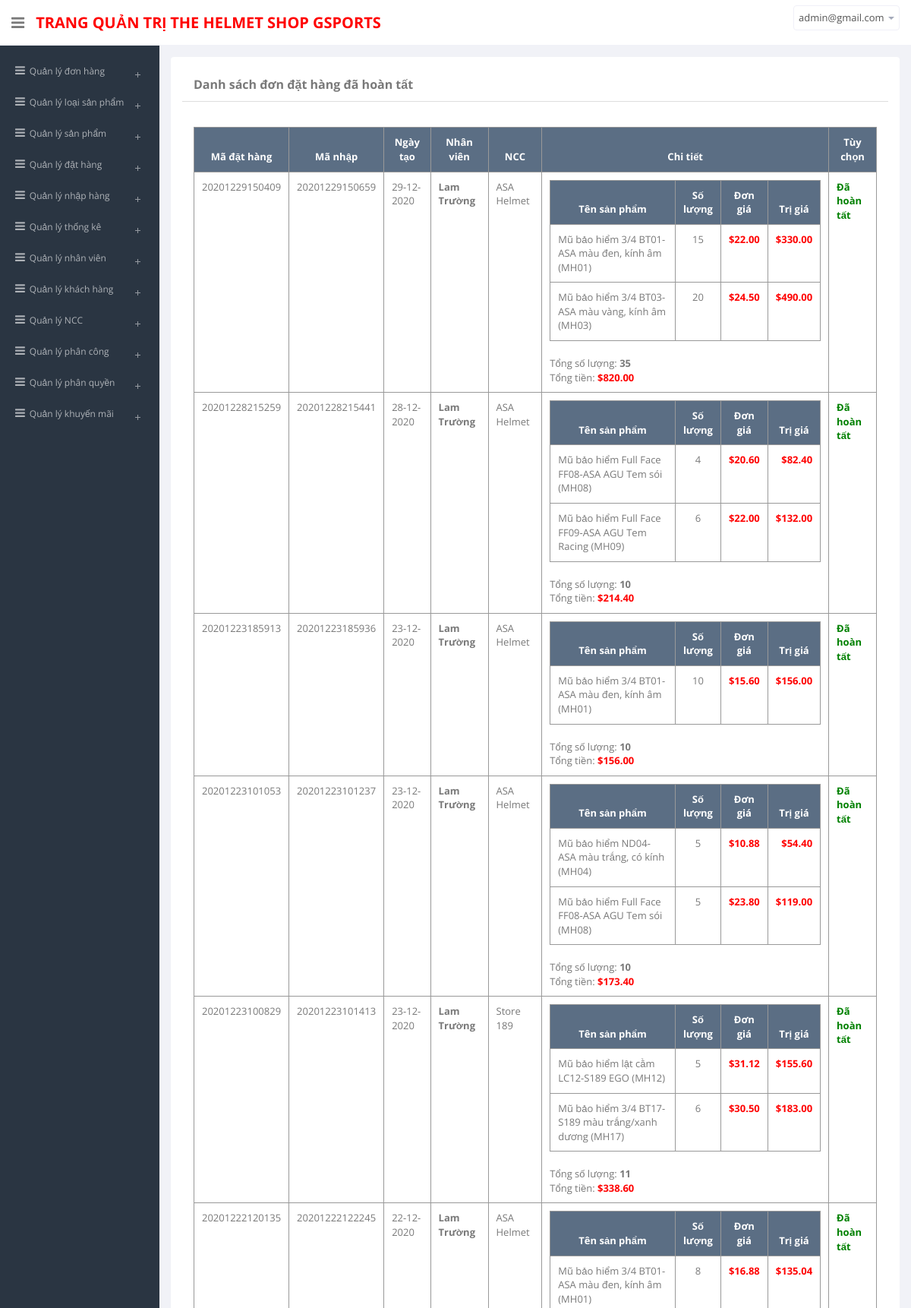
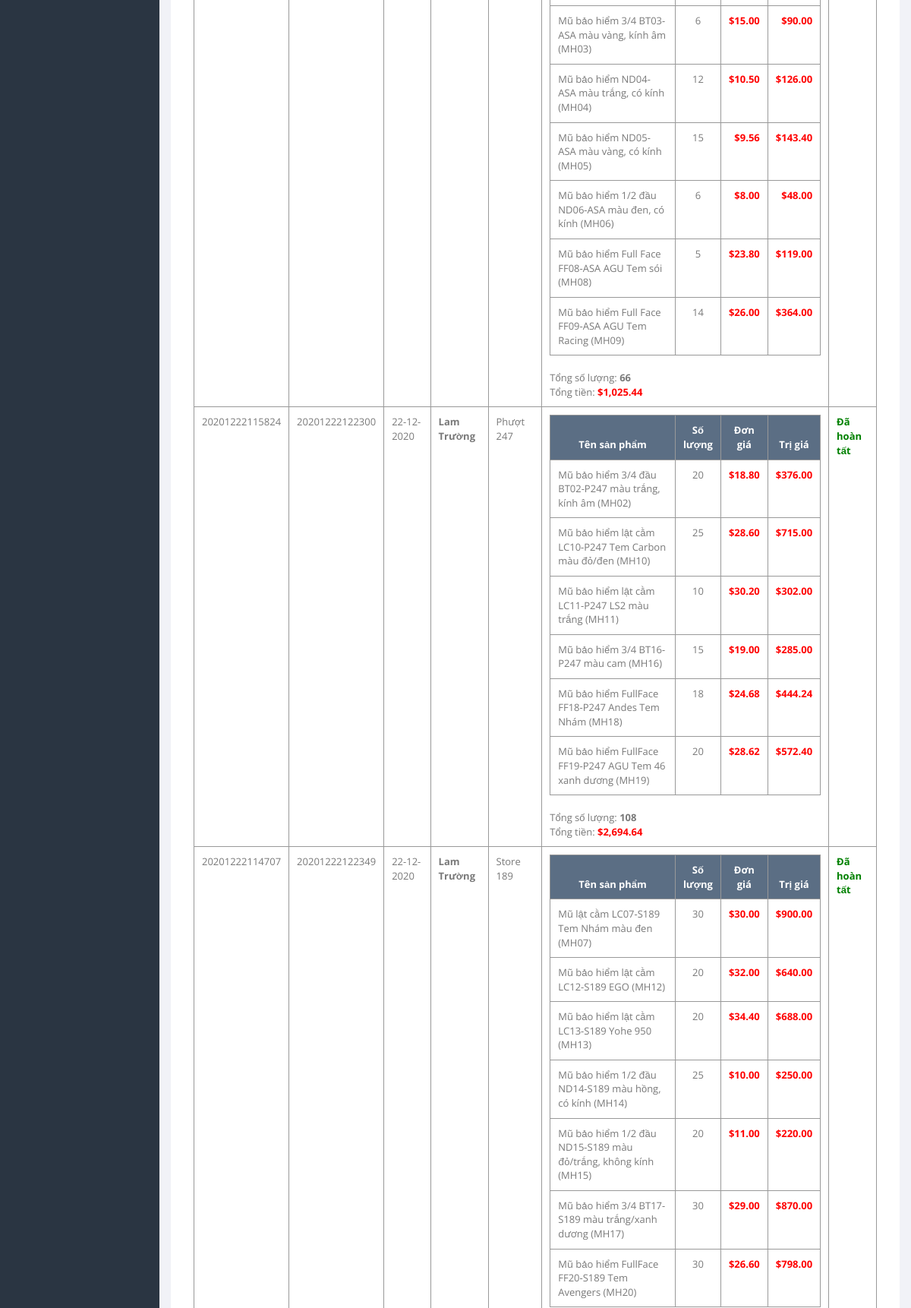
Screenshot of /admin/views/list-orders.php?status=1 (signed in, upper part) with the database file from the repository (2 pictures, top to bottom).
### tables this page shows
CREATE TABLE `place_order` (
  `place_order_code` varchar(20) NOT NULL,
  `created_at` datetime NOT NULL,
  `id_employee` int(12) NOT NULL,
  `supp_code` varchar(20) NOT NULL,
  `import_code` varchar(20) DEFAULT NULL,
  `status` int(1) DEFAULT NULL COMMENT '0: đang xử lý, 1: hoàn tất, 2: đã hủy'
);

CREATE TABLE `employee` (
  `id` int(12) NOT NULL,
  `username` varchar(12) NOT NULL,
  `email` varchar(50) NOT NULL,
  `password` varchar(12) NOT NULL,
  `name` varchar(50) NOT NULL,
  `gender` enum('Nam','Nữ') NOT NULL,
  `address` varchar(100) NOT NULL,
  `phone` varchar(10) NOT NULL,
  `status` int(1) NOT NULL,
  `id_role` int(11) NOT NULL
);

CREATE TABLE `suppliers` (
  `supp_code` varchar(20) NOT NULL,
  `name` varchar(50) NOT NULL,
  `address` varchar(100) NOT NULL,
  `email` varchar(50) NOT NULL,
  `phone` varchar(10) NOT NULL,
  `status` int(1) NOT NULL COMMENT '1: chưa xóa, 0: xóa'
);

CREATE TABLE `place_order_detail` (
  `place_order_code` varchar(20) NOT NULL,
  `product_code` varchar(20) NOT NULL,
  `quantity_ord` int(11) NOT NULL,
  `price_ord` float DEFAULT NULL
);

CREATE TABLE `products` (
  `product_code` varchar(20) NOT NULL,
  `name` varchar(100) NOT NULL,
  `description` varchar(900) NOT NULL,
  `price` float NOT NULL,
  `image` varchar(100) DEFAULT NULL,
  `quantity_exist` int(11) NOT NULL,
  `new` tinyint(1) NOT NULL COMMENT '0: cũ, 1: mới',
  `status` tinyint(1) NOT NULL COMMENT '0: chưa xóa, 1: đã xóa',
  `cate_code` varchar(20) NOT NULL,
  `supp_code` varchar(20) DEFAULT NULL
);

### admin/model/BaseModel.php (called while the page is built, shortened)
<?php
class BaseModel{
    public $db;
    function __construct(){
        try{
            $this->db = new PDO('mysql:host=127.0.0.1:3306;dbname=helmet_shop','root','');
            $this->db->exec('SET NAMES UTF8');
        } catch(PDOException $e){
            echo "Lỗi: ".$e->getMessage();
            die;
        }
    }
    function setStatement($sql,$value = []){
        $stmt = $this->db->prepare($sql);
        return $stmt;
    }
    function loadOneRow($sql,$value=[]){
        $stmt = $this->setStatement($sql,$value);
        $check = $stmt->execute();
        return $stmt->fetch(PDO::FETCH_OBJ);
    }
    function loadMoreRows($sql,$value=[]){
        $stmt = $this->setStatement($sql,$value);
        $check = $stmt->execute();
        return $stmt->fetchAll(PDO::FETCH_OBJ);
    }
}
?>

### admin/model/ImportModel.php (called while the page is built, shortened)
<?php
include_once($_SERVER["DOCUMENT_ROOT"].'\helmet_shop\admin\model\BaseModel.php');
class ImportModel extends BaseModel{
	function getOrders($status) {
		$sql="SELECT * FROM place_order WHERE status='$status' ORDER BY created_at DESC";
		return $this->loadMoreRows($sql);
	}
	function getOrderDetails($place_order_code) {
		$sql="SELECT pod.place_order_code,pod.product_code,pod.quantity_ord,pod.price_ord,po.created_at
		FROM place_order_detail pod
		INNER JOIN place_order po
		ON pod.place_order_code=po.place_order_code
		WHERE pod.place_order_code='$place_order_code'";
		return $this->loadMoreRows($sql);
	}
	function getEmployeeName($id) {
		$sql="SELECT name FROM employee WHERE id='$id'";
		return get_object_vars($this->loadOneRow($sql))['name'];
	}
	function getSupplierName($supp_code){
		$sql="SELECT name FROM suppliers WHERE supp_code='$supp_code'";
		return get_object_vars($this->loadOneRow($sql))['name'];
	}
	function getProductName($product_code) {
		$sql="SELECT name FROM products WHERE product_code='$product_code'";
		return get_object_vars($this->loadOneRow($sql))['name'];
	}
}
?>

### admin/controller/MenuController.php (called while the page is built, shortened)
<?php
    class MenuController extends Controller{
        function getType(){
            $model = new MenuModel;
            $data=$model->getAllType();
            return $data;
        }
    }
?>

### admin/views/list-orders.php (the view, shortened to what this page needs)
<?php
include_once('..\model\ImportModel.php');
$model=new ImportModel;
$status=$_GET['status'];
$orders=$model->getOrders($status);
?>
<head>
    <?php include_once('..\views\common.php'); ?>
</head>
<body>
    <section id="container">
	<?php include_once('header.php')?>
	<?php if(isset($_SESSION['login_email'])) include_once('menu.php'); ?>
	<section id="main-content">
	<section class="wrapper">
    <div class="panel panel-body">
        <section class="content">
            <div class="panel panel-default">
				<div class="panel-heading">
					<b>Danh sách đơn đặt hàng <?php switch($status) { case 0: echo "đang xử lý";break; case 1: echo "đã hoàn tất";break; case 2: echo "đã hủy";break; } ?></b>
				</div>
				<div class="panel-body">
					<br />
					<?php if(empty($orders)) {
							echo "<i>Chưa có đặt hàng nào :)</i>";
						} else {
						echo "<table class='table table-bordered table-hover'>";
						echo "<thead>";
						echo "<tr>";
						echo "<th style='text-align:center;'>Mã đặt hàng</th>";
						echo "<th style='text-align:center;'>Mã nhập</th>";
						echo "<th style='text-align:center;'>Ngày tạo</th>";
						echo "<th style='text-align:center;'>Nhân viên</th>";
						echo "<th style='text-align:center;'>NCC</th>";
						echo "<th style='text-align:center;'>Chi tiết</th>";
						echo "<th style='text-align:center;'>Tùy chọn</th>";
						echo "</tr>";
						echo "</thead>";
						foreach($orders as $o) {
							echo "<tr>";
							echo "<td style='width:100px'>".$o->place_order_code."</td>";
							echo "<td style='width:100px'>".$o->import_code."</td>";
							echo "<td>".date_format(date_create($o->created_at),"d-m-Y")."</td>";
							echo "<td><b>".$model->getEmployeeName($o->id_employee)."</b></td>";
							echo "<td>".$model->getSupplierName($o->supp_code)."</td>";
							echo "<td>";
							$details=$model->getOrderDetails($o->place_order_code);
							$total=0;
							$total_qty=0;
							echo "<table class='table table-bordered table-hover'>";
							echo "<thead><tr>";
							echo "<th width='55%' style='text-align:center;'>Tên sản phẩm</th>";
							echo "<th width='15%' style='text-align:center;'>Số lượng</th>";
							echo "<th width='15%' style='text-align:center;'>Đơn giá</th>";
							echo "<th style='text-align:center;'>Trị giá</th>";
							echo "</tr></thead>";
							foreach($details as $d) {
								$total_qty+=$d->quantity_ord;
								$total+=$d->quantity_ord*$d->price_ord;
								echo "<tr class='$o->place_order_code-products2export'>";
								echo "<td><span class='name'>".$model->getProductName($d->product_code)."</span> (<span class='product_code'>$d->product_code</span>)</td>";
								echo "<td 'width:60px' style='text-align:center;'><span class='qty'/>".$d->quantity_ord."</span></td>";
								echo "<td style='text-align:right;'><span class='price pricePick'>".number_format($d->price_ord,PRICE_DECIMALS,'.',',')."</span></td>";
								echo "<td style='text-align:right;'><span class='price'>".number_format($d->price_ord*$d->quantity_ord,PRICE_DECIMALS,'.',',')."</span></td>";
								echo "</tr>";
							}
							echo "</table>";
							echo "Tổng số lượng: <b>".$total_qty."</b><br/>";
							echo "Tổng tiền: <span class='price'>".number_format($total,PRICE_DECIMALS,'.',',')."</span>";
							echo "</td>";
							if ($o->status==1) echo "<td class='finished'>Đã hoàn tất</td>";
							echo "</tr>";
						}
						echo "</table>";
					} ?>
				</div>
            </div>
        </section>
    </div>
</section>
</section>
</section>
</body>
</html>

### admin/views/list-orders.php (style rules this page uses)
.finished { font-weight:bold;color:green; }

### rows the page displays
place_order: place_order_code "20201229150409", import_code "20201229150659", created_at "29-12-2020", id_employee.name "Lam Trường", supp_code.name "ASA Helmet", total_qty "35", total "820.00", status "Đã hoàn tất"
place_order_detail: product_code.name "Mũ bảo hiểm 3/4 BT01-ASA màu đen, kính âm", product_code "MH01", quantity_ord "15", price_ord "22.00", $d->price_ord*$d->quantity_ord "330.00"
place_order_detail: product_code.name "Mũ bảo hiểm 3/4 BT03-ASA màu vàng, kính âm", product_code "MH03", quantity_ord "20", price_ord "24.50", $d->price_ord*$d->quantity_ord "490.00"
place_order: place_order_code "20201228215259", import_code "20201228215441", created_at "28-12-2020", id_employee.name "Lam Trường", supp_code.name "ASA Helmet", total_qty "10", total "214.40", status "Đã hoàn tất"
place_order_detail: product_code.name "Mũ bảo hiểm Full Face FF08-ASA AGU Tem sói", product_code "MH08", quantity_ord "4", price_ord "20.60", $d->price_ord*$d->quantity_ord "82.40"
place_order_detail: product_code.name "Mũ bảo hiểm Full Face FF09-ASA AGU Tem Racing", product_code "MH09", quantity_ord "6", price_ord "22.00", $d->price_ord*$d->quantity_ord "132.00"
place_order: place_order_code "20201223185913", import_code "20201223185936", created_at "23-12-2020", id_employee.name "Lam Trường", supp_code.name "ASA Helmet", total_qty "10", total "156.00", status "Đã hoàn tất"
place_order_detail: product_code.name "Mũ bảo hiểm 3/4 BT01-ASA màu đen, kính âm", product_code "MH01", quantity_ord "10", price_ord "15.60", $d->price_ord*$d->quantity_ord "156.00"
place_order: place_order_code "20201223101053", import_code "20201223101237", created_at "23-12-2020", id_employee.name "Lam Trường", supp_code.name "ASA Helmet", total_qty "10", total "173.40", status "Đã hoàn tất"
place_order_detail: product_code.name "Mũ bảo hiểm ND04-ASA màu trắng, có kính", product_code "MH04", quantity_ord "5", price_ord "10.88", $d->price_ord*$d->quantity_ord "54.40"
place_order_detail: product_code.name "Mũ bảo hiểm Full Face FF08-ASA AGU Tem sói", product_code "MH08", quantity_ord "5", price_ord "23.80", $d->price_ord*$d->quantity_ord "119.00"
place_order: place_order_code "20201223100829", import_code "20201223101413", created_at "23-12-2020", id_employee.name "Lam Trường", supp_code.name "Store 189", total_qty "11", total "338.60", status "Đã hoàn tất"
place_order_detail: product_code.name "Mũ bảo hiểm lật cằm LC12-S189 EGO", product_code "MH12", quantity_ord "5", price_ord "31.12", $d->price_ord*$d->quantity_ord "155.60"
place_order_detail: product_code.name "Mũ bảo hiểm 3/4 BT17-S189 màu trắng/xanh dương", product_code "MH17", quantity_ord "6", price_ord "30.50", $d->price_ord*$d->quantity_ord "183.00"
place_order: place_order_code "20201222120135", import_code "20201222122245", created_at "22-12-2020", id_employee.name "Lam Trường", supp_code.name "ASA Helmet", total_qty "66", total "1,025.44", status "Đã hoàn tất"
place_order_detail: product_code.name "Mũ bảo hiểm 3/4 BT01-ASA màu đen, kính âm", product_code "MH01", quantity_ord "8", price_ord "16.88", $d->price_ord*$d->quantity_ord "135.04"
place_order_detail: product_code.name "Mũ bảo hiểm 3/4 BT03-ASA màu vàng, kính âm", product_code "MH03", quantity_ord "6", price_ord "15.00", $d->price_ord*$d->quantity_ord "90.00"
place_order_detail: product_code.name "Mũ bảo hiểm ND04-ASA màu trắng, có kính", product_code "MH04", quantity_ord "12", price_ord "10.50", $d->price_ord*$d->quantity_ord "126.00"
place_order_detail: product_code.name "Mũ bảo hiểm ND05-ASA màu vàng, có kính", product_code "MH05", quantity_ord "15", price_ord "9.56", $d->price_ord*$d->quantity_ord "143.40"
place_order_detail: product_code.name "Mũ bảo hiểm 1/2 đầu ND06-ASA màu đen, có kính", product_code "MH06", quantity_ord "6", price_ord "8.00", $d->price_ord*$d->quantity_ord "48.00"
place_order_detail: product_code.name "Mũ bảo hiểm Full Face FF08-ASA AGU Tem sói", product_code "MH08", quantity_ord "5", price_ord "23.80", $d->price_ord*$d->quantity_ord "119.00"
place_order_detail: product_code.name "Mũ bảo hiểm Full Face FF09-ASA AGU Tem Racing", product_code "MH09", quantity_ord "14", price_ord "26.00", $d->price_ord*$d->quantity_ord "364.00"
place_order: place_order_code "20201222115824", import_code "20201222122300", created_at "22-12-2020", id_employee.name "Lam Trường", supp_code.name "Phượt 247", total_qty "108", total "2,694.64", status "Đã hoàn tất"
place_order_detail: product_code.name "Mũ bảo hiểm 3/4 đầu BT02-P247 màu trắng, kính âm", product_code "MH02", quantity_ord "20", price_ord "18.80", $d->price_ord*$d->quantity_ord "376.00"
place_order_detail: product_code.name "Mũ bảo hiểm lật cằm LC10-P247 Tem Carbon màu đỏ/đen", product_code "MH10", quantity_ord "25", price_ord "28.60", $d->price_ord*$d->quantity_ord "715.00"
place_order_detail: product_code.name "Mũ bảo hiểm lật cằm LC11-P247 LS2 màu trắng", product_code "MH11", quantity_ord "10", price_ord "30.20", $d->price_ord*$d->quantity_ord "302.00"
place_order_detail: product_code.name "Mũ bảo hiểm 3/4 BT16-P247 màu cam", product_code "MH16", quantity_ord "15", price_ord "19.00", $d->price_ord*$d->quantity_ord "285.00"
place_order_detail: product_code.name "Mũ bảo hiểm FullFace FF18-P247 Andes Tem Nhám", product_code "MH18", quantity_ord "18", price_ord "24.68", $d->price_ord*$d->quantity_ord "444.24"
place_order_detail: product_code.name "Mũ bảo hiểm FullFace FF19-P247 AGU Tem 46 xanh dương", product_code "MH19", quantity_ord "20", price_ord "28.62", $d->price_ord*$d->quantity_ord "572.40"
place_order: place_order_code "20201222114707", import_code "20201222122349", created_at "22-12-2020", id_employee.name "Lam Trường", supp_code.name "Store 189", status "Đã hoàn tất"
place_order_detail: product_code.name "Mũ lật cằm LC07-S189 Tem Nhám màu đen", product_code "MH07", quantity_ord "30", price_ord "30.00", $d->price_ord*$d->quantity_ord "900.00"
place_order_detail: product_code.name "Mũ bảo hiểm lật cằm LC12-S189 EGO", product_code "MH12", quantity_ord "20", price_ord "32.00", $d->price_ord*$d->quantity_ord "640.00"
place_order_detail: product_code.name "Mũ bảo hiểm lật cằm LC13-S189 Yohe 950", product_code "MH13", quantity_ord "20", price_ord "34.40", $d->price_ord*$d->quantity_ord "688.00"
place_order_detail: product_code.name "Mũ bảo hiểm 1/2 đầu ND14-S189 màu hồng, có kính", product_code "MH14", quantity_ord "25", price_ord "10.00", $d->price_ord*$d->quantity_ord "250.00"
place_order_detail: product_code.name "Mũ bảo hiểm 1/2 đầu ND15-S189 màu đỏ/trắng, không kính", product_code "MH15", quantity_ord "20", price_ord "11.00", $d->price_ord*$d->quantity_ord "220.00"
place_order_detail: product_code.name "Mũ bảo hiểm 3/4 BT17-S189 màu trắng/xanh dương", product_code "MH17", quantity_ord "30", price_ord "29.00", $d->price_ord*$d->quantity_ord "870.00"
place_order_detail: product_code.name "Mũ bảo hiểm FullFace FF20-S189 Tem Avengers", product_code "MH20", quantity_ord "30", price_ord "26.60", $d->price_ord*$d->quantity_ord "798.00"

### other values shown
SHOP_NAME "THE HELMET SHOP GSPORTS"
$_SESSION['login_email'] "admin@gmail.com"
$key "Quản lý đơn hàng"
$key "Quản lý loại sản phẩm"
$key "Quản lý sản phẩm"
$key "Quản lý đặt hàng"
$key "Quản lý nhập hàng"
$key "Quản lý thống kê"
$key "Quản lý nhân viên"
$key "Quản lý khách hàng"
$key "Quản lý NCC"
$key "Quản lý phân công"
$key "Quản lý phân quyền"
$key "Quản lý khuyến mãi"
